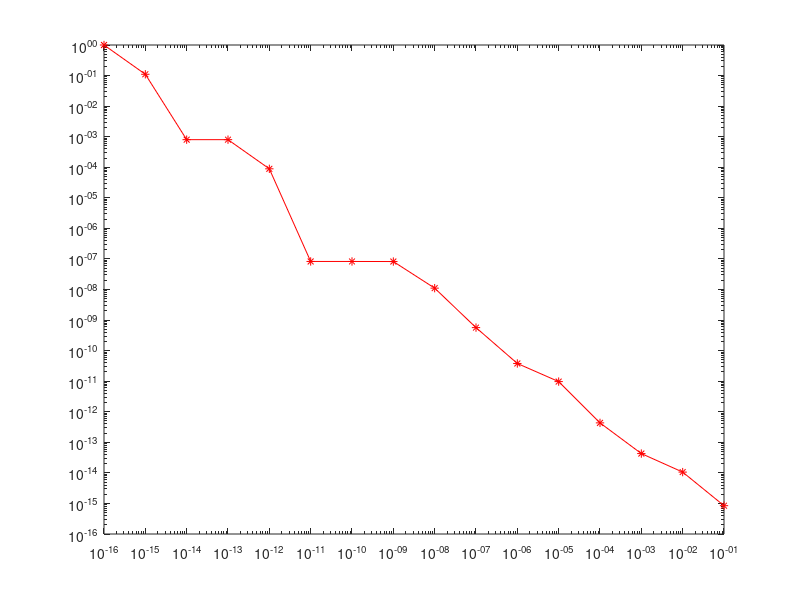

Here is the MATLAB script that generated this plot:
clear all
clc
% avoid cancellation error using tylor 
n = 1:16;
x = 10.^(-n);
f2 = (exp(x)-1)./x

f2_new = 0;
for i = 1:16
    f2_new = f2_new + (x.^(i-1))/factorial(i);
end

rel_err = abs(f2-f2_new)./abs(f2_new);

figure(1)
loglog(x,rel_err,'r-*')
